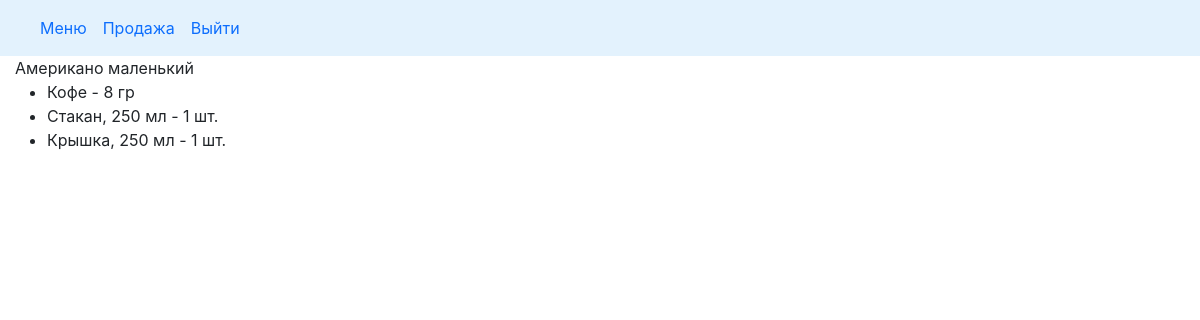
Page /cafecrm/amerikano-malenkij on the committed database.
### cafecrm/models.py (models this page shows, shortened)
class Drink(models.Model):
    DRINK = 'drink'
    SNACK = 'snack'
    MENU_TYPE = ((DRINK, 'напиток'), (SNACK, 'штучный товар'))
    drink_name = models.CharField(max_length=50, verbose_name='Название')
    slug = models.SlugField(unique='drink_name', blank=True)
    menu_type = models.CharField(max_length=20, choices=MENU_TYPE, verbose_name='Категория')
    class Meta:
        ordering = ('drink_name',)
        verbose_name = 'Drink'
        verbose_name_plural = 'Drinks'

class DrinkItem(models.Model):
    drink = models.ForeignKey(Drink, related_name='items', on_delete=models.CASCADE, verbose_name='Название')
    product = models.ForeignKey(Products, related_name='drink_items', on_delete=models.PROTECT, verbose_name='Продукт')
    quantity = models.PositiveIntegerField(default=0, verbose_name='Количество')

class Products(models.Model):
    PRODUCT = 'product'
    SNACK = 'snack'
    TARE = 'tare'
    PRODUCT_TYPE = ((PRODUCT, 'продукт'), (SNACK, 'штучный товар'), (TARE, 'тара'))
    PC = 'шт.'
    ML = 'мл'
    GR = 'гр'
    UNITS = ((PC, 'шт.'), (ML, 'мл'), (GR, 'гр'))
    product_name = models.CharField(max_length=250, verbose_name='Наименование')
    unit = models.CharField(max_length=20, choices=UNITS, verbose_name='Единица измерения')
    product_type = models.CharField(max_length=20, choices=PRODUCT_TYPE, verbose_name='Категория')
    slug = models.SlugField(max_length=200, db_index=True, unique='product_name')
    price = models.DecimalField(max_digits=10, decimal_places=2, default=0.00, verbose_name='Цена')
    stock = models.PositiveIntegerField(default=0, verbose_name='Остаток')
    min_stock = models.PositiveSmallIntegerField(default=0, verbose_name='Минимальный остаток')
    description = models.TextField(blank=True, verbose_name='Описание')
    need_to_order = property(
        lambda self: (self.min_stock - self.stock if self.stock < self.min_stock else 0)
        )
    class Meta:
        verbose_name = 'Product'
        verbose_name_plural = 'Products'
        ordering = ['product_type', 'product_name']
        index_together = (('id', 'slug'),)
    def __str__(self):
        return '{}'.format(self.product_name)

### cafecrm/views.py (the view)
# urls.py: path('cafecrm/<slug:slug>', views.drink_detail, name='drink_detail'),
def drink_detail(request, slug):
    drink = get_object_or_404(Drink,
                              slug=slug
                              )
    drink_items = DrinkItem.objects.filter(drink_id=drink.pk)
    context = {
        'drink_items': drink_items,
        'drink': drink
    }
    return render(request,
                  'cafecrm/drink_detail.html', context)

### doc_temp/context_processors.py (called while the page is built)
def doc(request):
    return {'doc_temp': Doctemp(request)}

### templates/cafecrm/drink_detail.html (shortened to what this page needs)
{% extends "cafecrm/base.html" %}
{% load static %}
{% block content %}
    <div class="product-detail">
        {{ drink.drink_name }}
        <ul>
            {% for item in drink_items %}
                <li>
                    {{ item.product }} - {{ item.quantity }} {{ item.product.unit }}
                </li>
            {% endfor %}
        </ul>
        </div>
{% endblock %}

### cafecrm/static/cafecrm/css/style.css (style rules this page uses)
html,body { margin: 0; padding: 0; height: 100%; }

### rows in the picture
Drink: drink_name "Американо маленький"
DrinkItem: product "Кофе", quantity "8", product.unit "гр"
DrinkItem: product "Стакан, 250 мл", quantity "1", product.unit "шт."
DrinkItem: product "Крышка, 250 мл", quantity "1", product.unit "шт."
